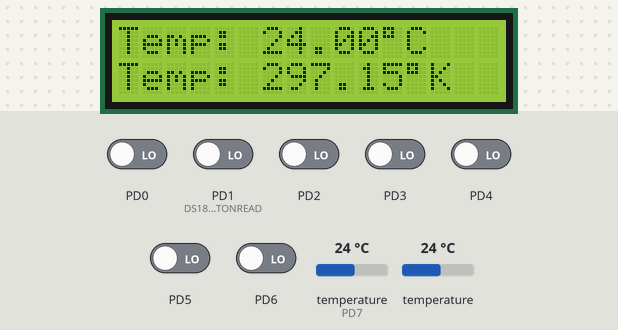
Simulated run of this program. Board: ATmega328P, built with avr-gcc and emulated at 20 MHz. On the bench: 16×2 character LCD. Wiring (inferred from the names in the program): 2 × DS18B20 sensor: data PD7; character LCD (HD44780): RS PB0; E PB1; data PB2, PB3, PB4, PB5. Inputs (shaded band) come from the test bench; at power-on: PD0, PD1 (DS18B20_STOPINTERRUPTONREAD), PD2–6 LOW, temperature (sensor on PD7) 24 °C, temperature 24 °C.

Above: at 1.8 s.
1.9 s: temperature (sensor on PD7) set to 12 °C
At 3.0 s:
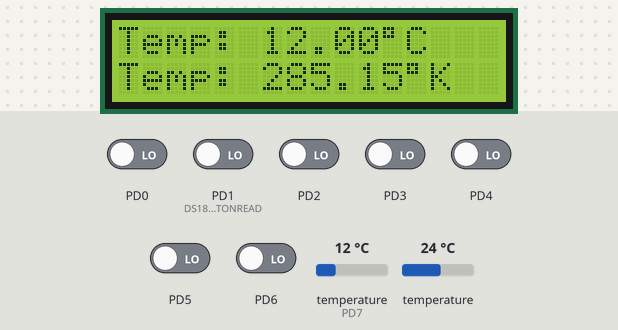
3.5 s: temperature (sensor on PD7) set to 19 °C
At 4.7 s:
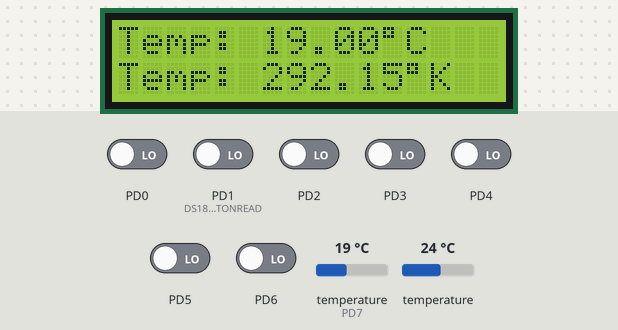
5.0 s: temperature (sensor on PD7) set to 28 °C
At 5.7 s:
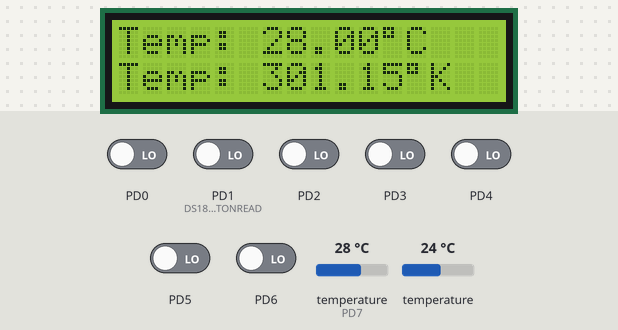
Timing chart, 0 to 8.0 s (numbered marks = the images above; inputs shaded):
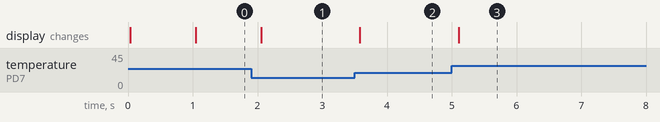

Measured:
- after the input at 1.9 s, the display: changes after 0.16 s (image 1)
- after the input at 3.5 s, the display: changes after 0.08 s (image 2)
- after the input at 5.0 s, the display: changes after 0.10 s (image 3)

The program:

main.c
```c
/**
LCD Library is based on the AVR-GCC library of Andrei Ostanin
https://github.com/aostanin/avr-hd44780

DS18B20 Routines from Davide Gironi
http://davidegironi.blogspot.com/2014/09/a-ds18b20-1-wire-digital-thermometer.html

Processor: Atmega 328P
Clock: 16MHz
Bootloader: Optiboot 5 (Arduino Uno)
Compiler: AVR-GCC 4.9.2
By: Tiktak
January 3, 2017

LCD RS - PB0
LCD RW - GND
LCD EN - PB1
LCD D4 - PB2
LCD D5 - PB3
LCD D6 - PB4
LCD D7 - PB5

DS18B20 DATA - PD7

**/

#include <stdlib.h>
#include <string.h>
#include <util/delay.h>
#include "lcd/lcd.h"
#include "ds18b20/ds18b20.h"


int main(void) {
	char printbuff[10];
	char kelvinbuff[10];
	double d = 0;
	double k = 0;

	//init lcd
	lcd_init();
	lcd_clear();


	lcd_set_cursor(0,0);
	lcd_puts("DS18B20 AVR");
	_delay_ms(1000);
	lcd_clear();

	while(1) {
		d = ds18b20_gettemp();
		k = d + 273.15;

		dtostrf(d,6, 2, printbuff);
		dtostrf(k,7,2,kelvinbuff);

		lcd_set_cursor(0,0);
		lcd_puts("Temp:");
		lcd_puts(printbuff);
		lcd_write((char)223);
		lcd_puts("C");
		lcd_set_cursor(0,1);
		lcd_puts("Temp:");
		lcd_puts(kelvinbuff);
		lcd_write((char)223);
		lcd_puts("K");

		_delay_ms(500);
	}

	return 0;
}
```

ds18b20.c
```c
// (licence header left out)
#include <avr/io.h>
#include <util/delay.h>
#include <avr/interrupt.h>

#include "ds18b20.h"

/*
 * ds18b20 init
 */
uint8_t ds18b20_reset(void) {
	uint8_t i;

	//low for 480us
	DS18B20_PORT &= ~ (1<<DS18B20_DQ); //low
	DS18B20_DDR |= (1<<DS18B20_DQ); //output
	_delay_us(480);

	//release line and wait for 60uS
	DS18B20_DDR &= ~(1<<DS18B20_DQ); //input
	_delay_us(60);

	//get value and wait 420us
	i = (DS18B20_PIN & (1<<DS18B20_DQ));
	_delay_us(420);

	//return the read value, 0=ok, 1=error
	return i;
}

/*
 * write one bit
 */
void ds18b20_writebit(uint8_t bit){
	//low for 1uS
	DS18B20_PORT &= ~ (1<<DS18B20_DQ); //low
	DS18B20_DDR |= (1<<DS18B20_DQ); //output
	_delay_us(1);

	//if we want to write 1, release the line (if not will keep low)
	if(bit)
		DS18B20_DDR &= ~(1<<DS18B20_DQ); //input

	//wait 60uS and release the line
	_delay_us(60);
	DS18B20_DDR &= ~(1<<DS18B20_DQ); //input
}

/*
 * read one bit
 */
uint8_t ds18b20_readbit(void){
	uint8_t bit=0;

	//low for 1uS
	DS18B20_PORT &= ~ (1<<DS18B20_DQ); //low
	DS18B20_DDR |= (1<<DS18B20_DQ); //output
	_delay_us(1);

	//release line and wait for 14uS
	DS18B20_DDR &= ~(1<<DS18B20_DQ); //input
	_delay_us(14);

	//read the value
	if(DS18B20_PIN & (1<<DS18B20_DQ))
		bit=1;

	//wait 45uS and return read value
	_delay_us(45);
	return bit;
}

/*
 * write one byte
 */
void ds18b20_writebyte(uint8_t byte){
	uint8_t i=8;
	while(i--){
		ds18b20_writebit(byte&1);
		byte >>= 1;
	}
}

/*
 * read one byte
 */
uint8_t ds18b20_readbyte(void){
	uint8_t i=8, n=0;
	while(i--){
		n >>= 1;
		n |= (ds18b20_readbit()<<7);
	}
	return n;
}

/*
 * get temperature
 */
double ds18b20_gettemp(void) {
	uint8_t temperature_l;
	uint8_t temperature_h;
	double retd = 0;

	#if DS18B20_STOPINTERRUPTONREAD == 1
	cli();
	#endif

	ds18b20_reset(); //reset
	ds18b20_writebyte(DS18B20_CMD_SKIPROM); //skip ROM
	ds18b20_writebyte(DS18B20_CMD_CONVERTTEMP); //start temperature conversion

	while(!ds18b20_readbit()); //wait until conversion is complete

	ds18b20_reset(); //reset
	ds18b20_writebyte(DS18B20_CMD_SKIPROM); //skip ROM
	ds18b20_writebyte(DS18B20_CMD_RSCRATCHPAD); //read scratchpad

	//read 2 byte from scratchpad
	temperature_l = ds18b20_readbyte();
	temperature_h = ds18b20_readbyte();

	#if DS18B20_STOPINTERRUPTONREAD == 1
	sei();
	#endif

	//convert the 12 bit value obtained
	retd = ( ( temperature_h << 8 ) + temperature_l ) * 0.0625;

	return retd;
}
```

ds18b20.h
```c
// (licence header left out)
#ifndef DS18B20_H_
#define DS18B20_H_

#include <avr/io.h>

//setup connection
#define DS18B20_PORT PORTD
#define DS18B20_DDR DDRD
#define DS18B20_PIN PIND
#define DS18B20_DQ PD7

//commands
#define DS18B20_CMD_CONVERTTEMP 0x44
#define DS18B20_CMD_RSCRATCHPAD 0xbe
#define DS18B20_CMD_WSCRATCHPAD 0x4e
#define DS18B20_CMD_CPYSCRATCHPAD 0x48
#define DS18B20_CMD_RECEEPROM 0xb8
#define DS18B20_CMD_RPWRSUPPLY 0xb4
#define DS18B20_CMD_SEARCHROM 0xf0
#define DS18B20_CMD_READROM 0x33
#define DS18B20_CMD_MATCHROM 0x55
#define DS18B20_CMD_SKIPROM 0xcc
#define DS18B20_CMD_ALARMSEARCH 0xec

//stop any interrupt on read
#define DS18B20_STOPINTERRUPTONREAD 1

//functions
extern double ds18b20_gettemp(void);

#endif
```

lcd.c
```c
#include "lcd.h"

#include <stdarg.h>
#include <stdio.h>
#include <util/delay.h>

void lcd_send(uint8_t value, uint8_t mode);
void lcd_write_nibble(uint8_t nibble);

static uint8_t lcd_displayparams;
static char lcd_buffer[LCD_COL_COUNT + 1];

void lcd_command(uint8_t command) {
  lcd_send(command, 0);
}

void lcd_write(uint8_t value) {
  lcd_send(value, 1);
}

void lcd_send(uint8_t value, uint8_t mode) {
  if (mode) {
    LCD_PORT = LCD_PORT | (1 << LCD_RS);
  } else {
    LCD_PORT = LCD_PORT & ~(1 << LCD_RS);
  }

  lcd_write_nibble(value >> 4);
  lcd_write_nibble(value);
}

void lcd_write_nibble(uint8_t nibble) {
  LCD_PORT = (LCD_PORT & 0xff & ~(0x0f << LCD_D0)) | ((nibble & 0x0f) << LCD_D0);

  LCD_PORT = LCD_PORT & ~(1 << LCD_EN);
  LCD_PORT = LCD_PORT | (1 << LCD_EN);
  LCD_PORT = LCD_PORT & ~(1 << LCD_EN);
  _delay_ms(0.04);
}

void lcd_init(void) {
  // Configure pins as output
  LCD_DDR = LCD_DDR
    | (1 << LCD_RS)
    | (1 << LCD_EN)
    | (1 << LCD_D0)
    | (1 << LCD_D1)
    | (1 << LCD_D2)
    | (1 << LCD_D3);

  // Wait for LCD to become ready (docs say 15ms+)
  _delay_ms(15);

  LCD_PORT = LCD_PORT
    & ~(1 << LCD_EN)
    & ~(1 << LCD_RS);

  _delay_ms(4.1);

  lcd_write_nibble(0x03); // Switch to 4 bit mode
  _delay_ms(4.1);

  lcd_write_nibble(0x03); // 2nd time
  _delay_ms(4.1);

  lcd_write_nibble(0x03); // 3rd time
  _delay_ms(4.1);

  lcd_write_nibble(0x02); // Set 8-bit mode (?)

  lcd_command(LCD_FUNCTIONSET | LCD_4BITMODE | LCD_2LINE | LCD_5x8DOTS);

  lcd_displayparams = LCD_CURSOROFF | LCD_BLINKOFF | LCD_DISPLAYON;
  lcd_command(LCD_DISPLAYCONTROL | lcd_displayparams);
}

void lcd_on(void) {
  lcd_displayparams |= LCD_DISPLAYON;
  lcd_command(LCD_DISPLAYCONTROL | lcd_displayparams);
}

void lcd_off(void) {
  lcd_displayparams &= ~LCD_DISPLAYON;
  lcd_command(LCD_DISPLAYCONTROL | lcd_displayparams);
}

void lcd_clear(void) {
  lcd_command(LCD_CLEARDISPLAY);
  _delay_ms(2);
}

void lcd_return_home(void) {
  lcd_command(LCD_RETURNHOME);
  _delay_ms(2);
}

void lcd_enable_blinking(void) {
  lcd_displayparams |= LCD_BLINKON;
  lcd_command(LCD_DISPLAYCONTROL | lcd_displayparams);
}

void lcd_disable_blinking(void) {
  lcd_displayparams &= ~LCD_BLINKON;
  lcd_command(LCD_DISPLAYCONTROL | lcd_displayparams);
}

void lcd_enable_cursor(void) {
  lcd_displayparams |= LCD_CURSORON;
  lcd_command(LCD_DISPLAYCONTROL | lcd_displayparams);
}

void lcd_disable_cursor(void) {
  lcd_displayparams &= ~LCD_CURSORON;
  lcd_command(LCD_DISPLAYCONTROL | lcd_displayparams);
}

void lcd_scroll_left(void) {
  lcd_command(LCD_CURSORSHIFT | LCD_DISPLAYMOVE | LCD_MOVELEFT);
}

void lcd_scroll_right(void) {
  lcd_command(LCD_CURSORSHIFT | LCD_DISPLAYMOVE | LCD_MOVERIGHT);
}

void lcd_set_left_to_right(void) {
  lcd_displayparams |= LCD_ENTRYLEFT;
  lcd_command(LCD_ENTRYMODESET | lcd_displayparams);
}

void lcd_set_right_to_left(void) {
  lcd_displayparams &= ~LCD_ENTRYLEFT;
  lcd_command(LCD_ENTRYMODESET | lcd_displayparams);
}

void lcd_enable_autoscroll(void) {
  lcd_displayparams |= LCD_ENTRYSHIFTINCREMENT;
  lcd_command(LCD_ENTRYMODESET | lcd_displayparams);
}

void lcd_disable_autoscroll(void) {
  lcd_displayparams &= ~LCD_ENTRYSHIFTINCREMENT;
  lcd_command(LCD_ENTRYMODESET | lcd_displayparams);
}

void lcd_create_char(uint8_t location, uint8_t *charmap) {
  lcd_command(LCD_SETCGRAMADDR | ((location & 0x7) << 3));
  for (int i = 0; i < 8; i++) {
    lcd_write(charmap[i]);
  }
}

void lcd_set_cursor(uint8_t col, uint8_t row) {
  static uint8_t offsets[] = { 0x00, 0x40, 0x14, 0x54 };

  if (row > 1) {
    row = 1;
  }

  lcd_command(LCD_SETDDRAMADDR | (col + offsets[row]));
}

void lcd_puts(char *string) {
  for (char *it = string; *it; it++) {
    lcd_write(*it);
  }
}

void lcd_printf(char *format, ...) {
  va_list args;

  va_start(args, format);
  vsnprintf(lcd_buffer, LCD_COL_COUNT + 1, format, args);
  va_end(args);

  lcd_puts(lcd_buffer);
}
```

lcd.h
```c
#pragma once

#include <avr/io.h>

// Edit these
#define LCD_DDR  DDRB
#define LCD_PORT PORTB

#define LCD_RS 0
#define LCD_EN 1
#define LCD_D0 2
#define LCD_D1 3
#define LCD_D2 4
#define LCD_D3 5

#define LCD_COL_COUNT 16
#define LCD_ROW_COUNT 2

// The rest should be left alone
#define LCD_CLEARDISPLAY   0x01
#define LCD_RETURNHOME     0x02
#define LCD_ENTRYMODESET   0x04
#define LCD_DISPLAYCONTROL 0x08
#define LCD_CURSORSHIFT    0x10
#define LCD_FUNCTIONSET    0x20
#define LCD_SETCGRAMADDR   0x40
#define LCD_SETDDRAMADDR   0x80

#define LCD_ENTRYRIGHT          0x00
#define LCD_ENTRYLEFT           0x02
#define LCD_ENTRYSHIFTINCREMENT 0x01
#define LCD_ENTRYSHIFTDECREMENT 0x00

#define LCD_DISPLAYON  0x04
#define LCD_DISPLAYOFF 0x00
#define LCD_CURSORON   0x02
#define LCD_CURSOROFF  0x00
#define LCD_BLINKON    0x01
#define LCD_BLINKOFF   0x00

#define LCD_DISPLAYMOVE 0x08
#define LCD_CURSORMOVE  0x00
#define LCD_MOVERIGHT   0x04
#define LCD_MOVELEFT    0x00

#define LCD_8BITMODE 0x10
#define LCD_4BITMODE 0x00
#define LCD_2LINE    0x08
#define LCD_1LINE    0x00
#define LCD_5x10DOTS 0x04
#define LCD_5x8DOTS  0x00

void lcd_init(void);

void lcd_command(uint8_t command);
void lcd_write(uint8_t value);

void lcd_on(void);
void lcd_off(void);

void lcd_clear(void);
void lcd_return_home(void);

void lcd_enable_blinking(void);
void lcd_disable_blinking(void);

void lcd_enable_cursor(void);
void lcd_disable_cursor(void);

void lcd_scroll_left(void);
void lcd_scroll_right(void);

void lcd_set_left_to_right(void);
void lcd_set_right_to_left(void);

void lcd_enable_autoscroll(void);
void lcd_disable_autoscroll(void);

void lcd_create_char(uint8_t location, uint8_t *charmap);

void lcd_set_cursor(uint8_t col, uint8_t row);

void lcd_puts(char *string);
void lcd_printf(char *format, ...);
```
